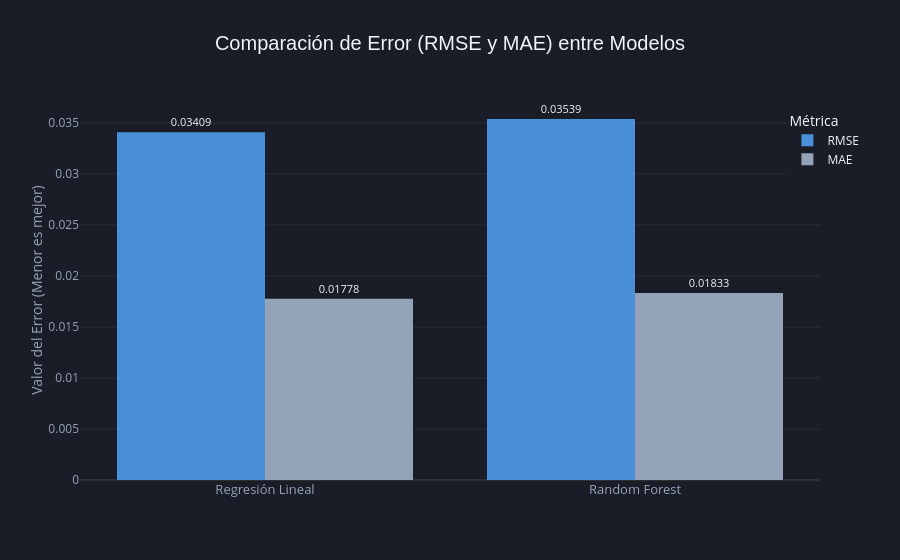

The code cell stored with this chart in its notebook:
### Markdown cell above
## 9. Visualización de Resultados

### Code cell
# ── Gráfico 1: Comparación de Error (RMSE y MAE) entre Modelos ────────────────

# Prepara los datos para este gráfico
df_metricas_plot = pd.DataFrame([metricas_lr, metricas_rf])

# 1. Creamos el gráfico con Plotly Express
fig_errores = px.bar(
    df_metricas_plot,
    x='Modelo',
    y=['RMSE', 'MAE'],
    barmode='group',
    title='Comparación de Error (RMSE y MAE) entre Modelos',
    labels={'value': 'Valor del Error', 'variable': 'Métrica', 'Modelo': ''},
    color_discrete_sequence=['#4A90D9', '#94A3B8'], # Colores del dashboard (Azul y Gris)
    text_auto='.5f' 
)

# 2. DISEÑO UNIFICADO: Aplicamos el fondo oscuro y letras claras del Dashboard
fig_errores.update_layout(
    template=None,
    paper_bgcolor='#1A1D27', # Fondo de tarjeta oscuro
    plot_bgcolor='#1A1D27',  # Fondo de gráfico oscuro
    
    title_font_size=20,
    title_font_family='Arial',
    font_color='#F1F5F9',    # Letras principales en blanco/gris claro
    
    legend_title_text='Métrica',
    legend_yanchor='top',
    legend_y=0.98,
    legend_xanchor='right',
    legend_x=1.06,
    hovermode='x unified' 
)

# 3. Forzamos los ejes y las líneas de guía para que sean tenues y claros
fig_errores.update_xaxes(
    tickfont=dict(size=13, color='#94A3B8'), # Números del eje X claros
    title_font=dict(color='#94A3B8')
)
fig_errores.update_yaxes(
    showgrid=True, 
    gridcolor='rgba(255,255,255,0.07)',      # Grilla interna hiper tenue para fondo oscuro
    tickfont=dict(color='#94A3B8'),          # Números del eje Y claros
    title_text='Valor del Error (Menor es mejor)',
    title_font=dict(color='#94A3B8')
)

fig_errores.update_traces(textposition='outside', textfont_size=11)

# Mostramos el gráfico interactivo ya con el look oscuro
fig_errores.show()

### Figure 1 — Plotly figure (JSON) as saved in the notebook; plotly's stock layout.template omitted (floating-point values rounded to 4 significant figures)
{"data": [{"alignmentgroup": "True", "hovertemplate": "Métrica=RMSE<br>=%{x}<br>Valor del Error=%{y}<extra></extra>", "legendgroup": "RMSE", "marker": {"color": "#4A90D9", "pattern": {"shape": ""}}, "name": "RMSE", "offsetgroup": "RMSE", "orientation": "v", "showlegend": true, "textfont": {"size": 11}, "textposition": "outside", "texttemplate": "%{y:.5f}", "type": "bar", "x": ["Regresión Lineal", "Random Forest"], "xaxis": "x", "y": [0.03409, 0.03539], "yaxis": "y"}, {"alignmentgroup": "True", "hovertemplate": "Métrica=MAE<br>=%{x}<br>Valor del Error=%{y}<extra></extra>", "legendgroup": "MAE", "marker": {"color": "#94A3B8", "pattern": {"shape": ""}}, "name": "MAE", "offsetgroup": "MAE", "orientation": "v", "showlegend": true, "textfont": {"size": 11}, "textposition": "outside", "texttemplate": "%{y:.5f}", "type": "bar", "x": ["Regresión Lineal", "Random Forest"], "xaxis": "x", "y": [0.01778, 0.01833], "yaxis": "y"}], "layout": {"barmode": "group", "font": {"color": "#F1F5F9"}, "hovermode": "x unified", "legend": {"title": {"text": "Métrica"}, "tracegroupgap": 0, "x": 1.06, "xanchor": "right", "y": 0.98, "yanchor": "top"}, "paper_bgcolor": "#1A1D27", "plot_bgcolor": "#1A1D27", "title": {"font": {"family": "Arial", "size": 20}, "text": "Comparación de Error (RMSE y MAE) entre Modelos"}, "xaxis": {"anchor": "y", "domain": [0, 1], "tickfont": {"color": "#94A3B8", "size": 13}, "title": {"font": {"color": "#94A3B8"}, "text": ""}}, "yaxis": {"anchor": "x", "domain": [0, 1], "gridcolor": "rgba(255,255,255,0.07)", "showgrid": true, "tickfont": {"color": "#94A3B8"}, "title": {"font": {"color": "#94A3B8"}, "text": "Valor del Error (Menor es mejor)"}}}}
